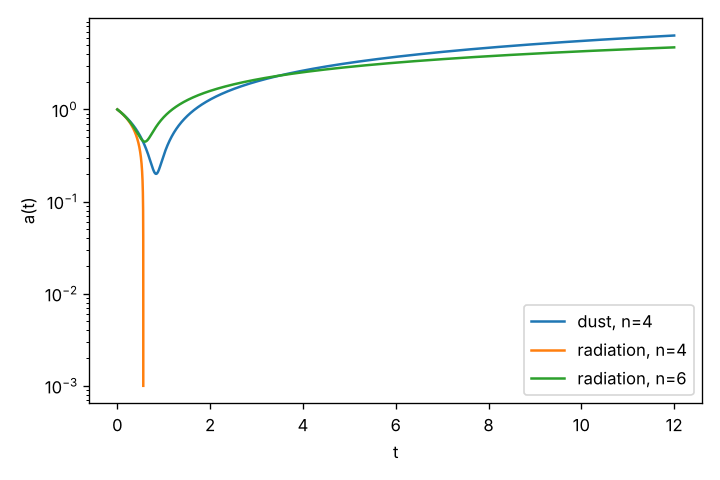

This chart was generated by the following Python code:
#!/usr/bin/env python3
"""
bounce_toy.py -- conditional bounce model for the l_Q^2 term (exploratory, not a claim of the theory).
=====================================================================================================

The repository has no covariant FRW form of sigma, so a Friedmann equation cannot be derived from the master metric.
The static term A/r^2 implies rho = -A/(8 pi G r^4).  ASSUMING it acts like a fluid  rho_q = -C a^-n  (the step r -> a is
an assumption) against matter of equation of state w, in units where 8 pi G / 3 = 1 and the matter density is 1 at a = 1:

    H^2 = a^(-3(1+w)) - C a^(-n)                                        (Friedmann)
    addot/a = -(1/2) [ (1+3w) a^(-3(1+w)) - (n-2) C a^(-n) ]            (rho_q conserved: w_q = n/3 - 1)

H = 0 exists iff n > 3(1+w), at a_b^(n-3(1+w)) = C, and addot/a = (n - 3(1+w)) C a_b^-n / 2 > 0 there automatically.
n = 4: dust bounces (a_b = C), radiation and stiffer matter do not.  A term  s*kappa*H^4  in  H^2 + s kappa H^4 = x  has
no bounce for either sign (s = +1: H^2 > 0 for all x > 0; s = -1: no real solution for x > 1/(4 kappa)).
"""
import numpy as np
import sympy as sp
from scipy.integrate import solve_ivp


def bounce_scale_factor(w, n, C):
    """Scale factor where H = 0, or None when n <= 3(1+w) (no bounce)."""
    p = 3.0 * (1.0 + w)
    if n <= p + 1e-12:
        return None
    return C ** (1.0 / (n - p))


def acceleration_sign_at_bounce(w, n, C=0.2):
    """Sign of addot at the bounce (+1 means it turns around); None when there is no bounce."""
    ab = bounce_scale_factor(w, n, C)
    if ab is None:
        return None
    X = ab ** (-n) * C
    return float(np.sign(-0.5 * ((1 + 3 * w) * X - (n - 2) * X)))


def integrate_bounce(w, n, C, tmax=12.0, a0=1.0, a_floor=1e-3):
    """Integrate addot = -(a/2)[(1+3w) a^-3(1+w) - (n-2) C a^-n] from a0, contracting (H < 0), until tmax or a < a_floor."""
    p = 3.0 * (1.0 + w)

    def rhs(t, y):
        a, v = y
        return [v, -0.5 * a * ((1 + 3 * w) * a ** (-p) - (n - 2) * C * a ** (-n))]

    def floor(t, y):
        return y[0] - a_floor
    floor.terminal, floor.direction = True, -1
    v0 = -a0 * np.sqrt(a0 ** (-p) - C * a0 ** (-n))
    sol = solve_ivp(rhs, (0, tmax), [a0, v0], events=floor, rtol=1e-11, atol=1e-13, max_step=1e-3)
    return sol.t, sol.y[0]


def h4_term_has_bounce():
    """Solve H^2 + s k H^4 = x for H^2.  Returns {s: [root_plus, root_minus]} for s = +1, -1."""
    k, x = sp.symbols("k x", positive=True)
    out = {}
    for s in (+1, -1):
        d = sp.sqrt(1 + 4 * s * k * x)
        out[s] = [(-1 + d) / (2 * s * k), (-1 - d) / (2 * s * k)]
    return out


if __name__ == "__main__":
    import matplotlib
    matplotlib.use("Agg")
    import matplotlib.pyplot as plt
    fig, ax = plt.subplots(figsize=(6, 4))
    for w, n, lab in [(0.0, 4.0, "dust, n=4"), (1 / 3, 4.0, "radiation, n=4"), (1 / 3, 6.0, "radiation, n=6")]:
        t, a = integrate_bounce(w, n, 0.2)
        ax.plot(t, a, label=lab)
        print(f"{lab:16s} a_b = {bounce_scale_factor(w, n, 0.2)}  min a = {a.min():.4g}")
    ax.set_xlabel("t"); ax.set_ylabel("a(t)"); ax.set_yscale("log"); ax.legend()
    fig.tight_layout(); fig.savefig(__file__.replace(".py", ".png"), dpi=120)
